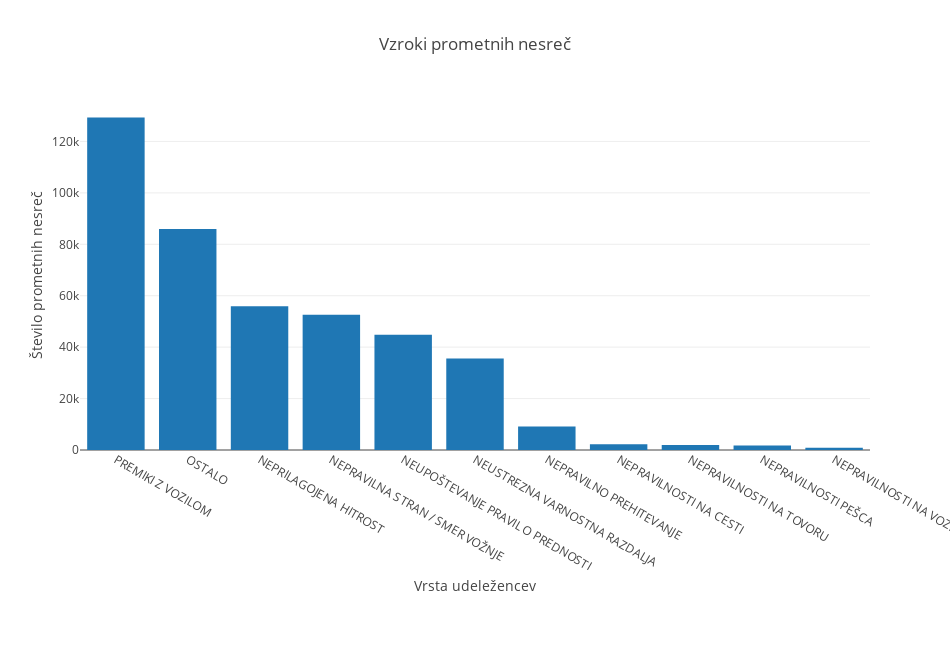

Notebook code cell kept with this figure:
### Code cell
data = [go.Bar(
            x= vzroki_sum['VzrokNesrece'],
            y= vzroki_sum['Stevilo']
    )]
 
 
layout = go.Layout(
    title="Vzroki prometnih nesreč",
    barmode='group',
    autosize=False,
    width=950,
    height=650,
    margin=dict(b=200, r=-300),
    xaxis=dict(
        title="Vrsta udeležencev"
    ),
    yaxis=dict(
        title="Število prometnih nesreč"
    )
)
 
fig = go.Figure(data=data, layout=layout)
iplot(fig, filename='grouped-bar')

### Figure 1 — Plotly figure (JSON) as saved in the notebook; plotly's stock layout.template omitted (floating-point values rounded to 4 significant figures)
{"data": [{"type": "bar", "x": ["PREMIKI Z VOZILOM", "OSTALO", "NEPRILAGOJENA HITROST", "NEPRAVILNA STRAN / SMER VOŽNJE", "NEUPOŠTEVANJE PRAVIL O PREDNOSTI", "NEUSTREZNA VARNOSTNA RAZDALJA", "NEPRAVILNO PREHITEVANJE", "NEPRAVILNOSTI NA CESTI", "NEPRAVILNOSTI NA TOVORU", "NEPRAVILNOSTI PEŠCA", "NEPRAVILNOSTI NA VOZILU"], "y": [129313, 85903, 55937, 52593, 44851, 35626, 9149, 2214, 1912, 1777, 851]}], "layout": {"autosize": false, "barmode": "group", "height": 650, "margin": {"b": 200, "r": -300}, "title": "Vzroki prometnih nesreč", "width": 950, "xaxis": {"title": "Vrsta udeležencev"}, "yaxis": {"title": "Število prometnih nesreč"}}}
